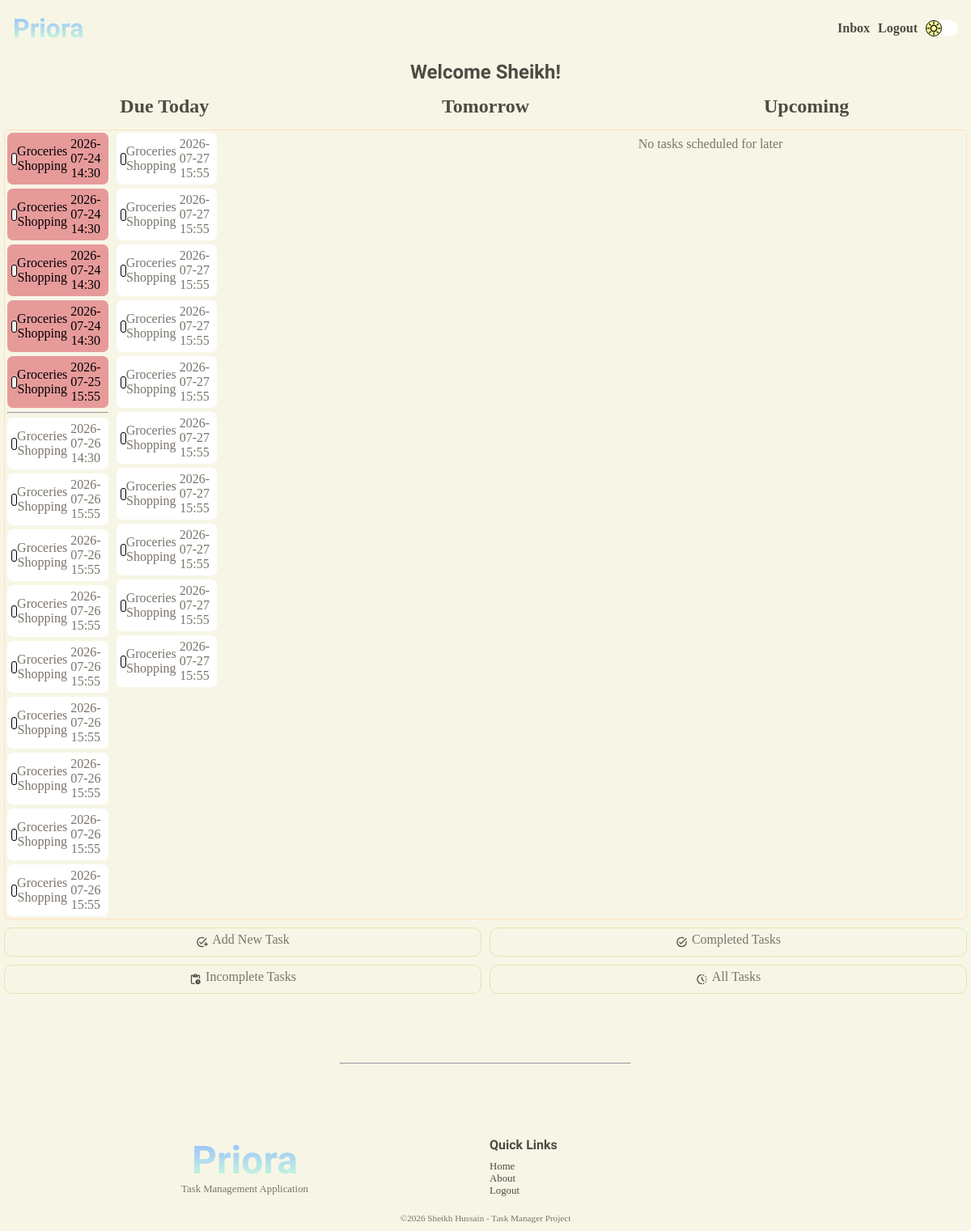
The page /user/home (signed in) on the database as committed earlier.
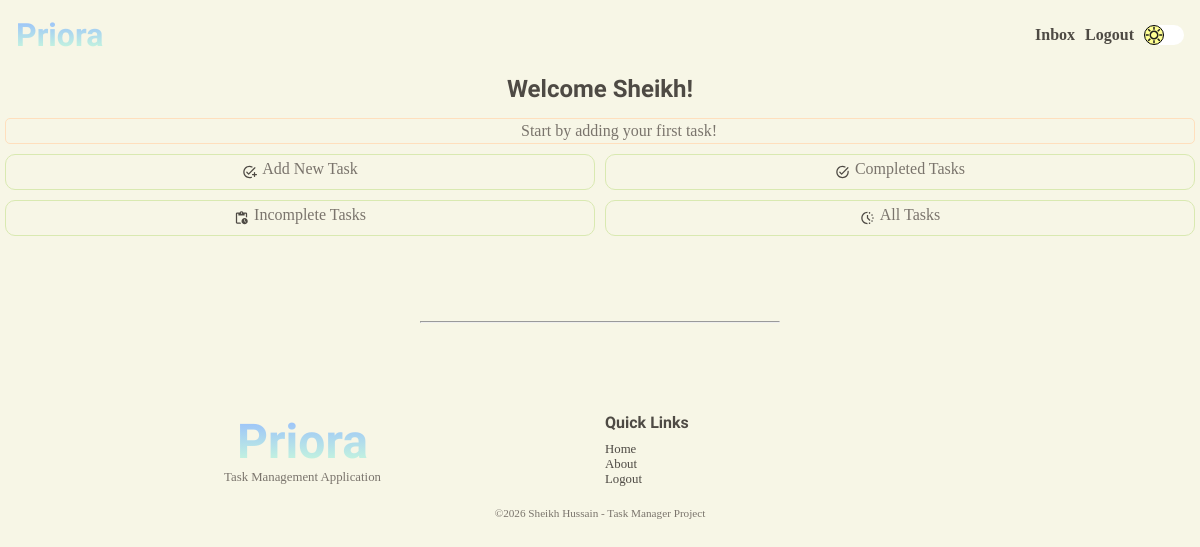
The same page on the database as committed later.
### tables this page shows
CREATE TABLE "tasks" (
                            "task_id"	INTEGER NOT NULL UNIQUE,
                            "user_id"	INTEGER NOT NULL,
                            "title"	TEXT NOT NULL,
                            "description"	TEXT NOT NULL,
                            "due_date"	TEXT NOT NULL,
                            "due_time"	TEXT NOT NULL,
                            "completion_date"	TEXT,
                            "completion_time"	TEXT,
                            "completed"	INTEGER NOT NULL DEFAULT 0,
                            PRIMARY KEY("task_id" AUTOINCREMENT),
                            FOREIGN KEY("user_id") 
                                REFERENCES "users"("user_id")
                                ON DELETE CASCADE
                            );

### app.py (the view, shortened to what this page needs)
@app.route("/user/home", methods=["GET", "POST"])
@login_required
@password_reset_required
def account():
    title = "Welcome Back!"
    user = find_user_by_id(session.get("user-id"))
    new_user = bool(user["new_user"])
    tasks = load_tasks(user)
    date = datetime.now().replace(microsecond=0).date()
    today = date
    tomorrow = date + timedelta(days=1)
    future = date + timedelta(days=2)
    todays = search_tasks_by_date(today, user)
    tomorrows = search_tasks_by_date(tomorrow, user)
    upcoming = search_upcoming_tasks(future, user)
    overdue = search_overdue_tasks(today, user)
    return render_template(
        "user/home.html",
        title=title,
        tasks=tasks,
        new_user=new_user,
        todays=todays,
        tomorrows=tomorrows,
        upcoming=upcoming,
        user=user,
        overdue=overdue,
    )

### app.py (called while the page is built)
@app.after_request
def security_headers(response):
    response.headers["Content-Security-Policy"] = (
        "default-src 'self'; "
        "script-src 'self'; "
        "style-src 'self' https://fonts.googleapis.com; "
        "font-src 'self' https://fonts.gstatic.com;"
    )
    return response

### services/auth.py (called while the page is built)
def login_required(f):
    @wraps(f)
    def decorated_function(*args, **kwargs):
        if session.get("user-id") is None:
            return redirect(url_for("login"))
        return f(*args, **kwargs)
    return decorated_function

def password_reset_required(f):
    @wraps(f)
    def decorated_function(*args, **kwargs):
        reset_req = is_reset_req(session.get("user-id"))
        if reset_req:
            return redirect(url_for("change_password"))
        return f(*args, **kwargs)
    return decorated_function

### services/database.py (called while the page is built)
def connect_database():
    os.makedirs("instance", exist_ok=True)
    connection = sqlite3.connect("instance/task-manager.db")
    connection.row_factory = sqlite3.Row
    connection.execute("PRAGMA foreign_keys = ON;")
    return connection

### services/tasks.py (called while the page is built)
def load_tasks(user):
    tasks = all_tasks(user)
    if tasks:
        return tasks
    return None

### templates/user/home.html (shortened to what this page needs)
{% extends 'layout.html' %} {% block content %}
<section class="user-home-section">
  <h1>Welcome {{ user['first_name'].title() }}!</h1>
  {% if tasks and not new_user %}
  <div class="row-title">
    <div>
      <h2>Due Today</h2>
    </div>
    <div>
      <h2 class="show-on-tablet">Tomorrow</h2>
    </div>
    <div>
      <h2 class="show-on-desktop">Upcoming</h2>
    </div>
  </div>
  {% endif %}
  <div class="user-home-tasks-grid">
    {% if tasks and not new_user %}
    <div class="task-column">
      {% if overdue %} {% for task in overdue %}
      <a href="{{ url_for('task', task_id = task['task_id']) }}">
        <div class="user-home-tasks-card overdue">
          <form action="" method="post">
            <button type="submit" class="task-button">
            </button>
            <p>{{ task['title'].title() }}</p>
            <p>{{ task['due_date'] }} {{ task['due_time'] }}</p>
          </form>
        </div>
      </a>
      {% endfor %}
      <hr class="hr-line-2" />
      {% endif %} {% if todays %} {% for task in todays %}
      <a href="{{ url_for('task', task_id = task['task_id']) }}">
        <div class="user-home-tasks-card">
          <form action="" method="post">
            <button type="submit" class="task-button">
            </button>
            <p>{{ task['title'].title() }}</p>
            <p>{{ task['due_date'] }} {{ task['due_time'] }}</p>
          </form>
        </div>
      </a>
      {% endfor %} {% else %}
      <div class="empty-column"></div>
      <div class="no-tasks">
        <p>No tasks for today</p>
      </div>
      <div class="empty-column"></div>
      {% endif %}
    </div>
    <div class="task-column show-on-tablet">
      {% if tomorrows %} {% for task in tomorrows %}
      <a href="{{ url_for('task', task_id = task['task_id']) }}">
        <div class="user-home-tasks-card">
          <form action="" method="post">
            <button type="submit" class="task-button">
            </button>
            <p>{{ task['title'].title() }}</p>
            <p>{{ task['due_date'] }} {{ task['due_time'] }}</p>
          </form>
        </div>
      </a>
      {% endfor %} {% else %}
      <div class="empty-column"></div>
      <div class="no-tasks">
        <p>No tasks for tomorrow</p>
      </div>
      <div class="empty-column"></div>
      {% endif %}
    </div>
    <div class="task-column show-on-desktop">
      {% if upcoming %} {% for task in upcoming %}
      <a href="{{ url_for('task', task_id = task['task_id']) }}">
        <div class="user-home-tasks-card">
          <form action="" method="post">
            <input type="hidden" name="csrf_token" value="{{ csrf_token() }}" />
            <input type="hidden" name="task-id" value="{{ task['task_id'] }}" />
            <button type="submit" class="task-button">
              <svg
                xmlns="http://www.w3.org/2000/svg"
                viewBox="0 -960 960 960"
                class="task-button-inner"
              >
                <path
                  d="m405-436 228-227q18-18 41.5-18t41.5 18q18 18 18 41.5T716-580L447-310q-18 18-42.5 18T362-310L254-419q-18-18-18-41.5t18-41.5q18-18 41.5-18t41.5 18l68 66Z"
                />
              </svg>
            </button>
            <p>{{ task['title'].title() }}</p>
            <p>{{ task['due_date'] }} {{ task['due_time'] }}</p>
          </form>
        </div>
      </a>
      {% endfor %} {% else %}
      <div class="no-tasks">
        <p>No tasks scheduled for later</p>
      </div>
      {% endif %}
    </div>
    {% elif new_user and not tasks %}
    <div class="no-tasks">
      <p>Start by adding your first task!</p>
    </div>
    {% else %}
    <div class="empty-column"></div>
    <div class="no-tasks">
      <p>No tasks, add a task!</p>
    </div>
    <div class="empty-column"></div>
    {% endif %}
  </div>
</section>
<div>{% include 'user-nav.html' %}</div>
<div class="space"></div>
{% endblock content %}

Rows that differ between the two databases and show on the page:
removed tasks: title "Groceries Shopping", due_date "2026-07-24", due_time "14:30", shown under "Upcoming"
removed tasks: title "Groceries Shopping", due_date "2026-07-24", due_time "14:30", shown under "Upcoming"
removed tasks: title "Groceries Shopping", due_date "2026-07-24", due_time "14:30", shown under "Upcoming"
removed tasks: title "Groceries Shopping", due_date "2026-07-24", due_time "14:30", shown under "Upcoming"
removed tasks: title "Groceries Shopping", due_date "2026-07-25", due_time "15:55", shown under "Upcoming"
removed tasks: title "Groceries Shopping", due_date "2026-07-26", due_time "14:30"
removed tasks: title "Groceries Shopping", due_date "2026-07-26", due_time "15:55"
removed tasks: title "Groceries Shopping", due_date "2026-07-26", due_time "15:55"
removed tasks: title "Groceries Shopping", due_date "2026-07-26", due_time "15:55"
removed tasks: title "Groceries Shopping", due_date "2026-07-26", due_time "15:55"
removed tasks: title "Groceries Shopping", due_date "2026-07-26", due_time "15:55"
removed tasks: title "Groceries Shopping", due_date "2026-07-26", due_time "15:55"
removed tasks: title "Groceries Shopping", due_date "2026-07-26", due_time "15:55"
removed tasks: title "Groceries Shopping", due_date "2026-07-26", due_time "15:55"
removed tasks: title "Groceries Shopping", due_date "2026-07-27", due_time "15:55"
removed tasks: title "Groceries Shopping", due_date "2026-07-27", due_time "15:55"
removed tasks: title "Groceries Shopping", due_date "2026-07-27", due_time "15:55"
removed tasks: title "Groceries Shopping", due_date "2026-07-27", due_time "15:55"
removed tasks: title "Groceries Shopping", due_date "2026-07-27", due_time "15:55"
removed tasks: title "Groceries Shopping", due_date "2026-07-27", due_time "15:55"
removed tasks: title "Groceries Shopping", due_date "2026-07-27", due_time "15:55"
removed tasks: title "Groceries Shopping", due_date "2026-07-27", due_time "15:55"
removed tasks: title "Groceries Shopping", due_date "2026-07-27", due_time "15:55"
removed tasks: title "Groceries Shopping", due_date "2026-07-27", due_time "15:55"
Other text that changed with them:
text no longer shown: "Due Today Tomorrow Upcoming No tasks scheduled for later"
text now shown: "Start by adding your first task!"
